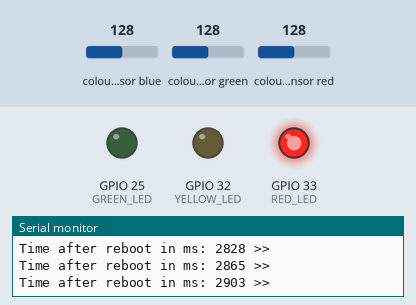
Recording of a sketch running on a simulated ESP32. Parts: output pins drawn as LEDs (lit = HIGH), the last lines printed to the serial monitor. The test bench sets the inputs (shaded band); at power-on: colour sensor blue 128, colour sensor green 128, colour sensor red 128.

Above: at 2.9 s.
3.0 s: colour sensor blue set to 47
7.2 s: colour sensor blue set to 42
At 9.0 s:
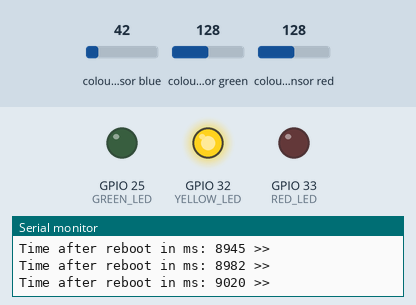
9.9 s: colour sensor green set to 103
13.7 s: colour sensor green set to 97
At 17.7 s:
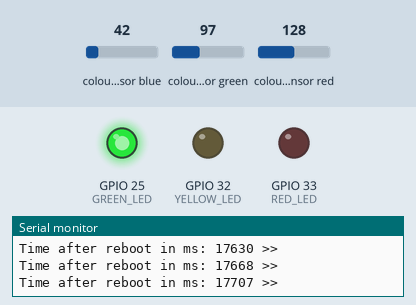
Timing chart, 0 to 18.9 s (numbered marks = the images above; inputs shaded):
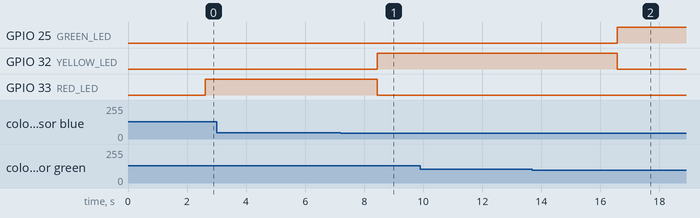

Measured:
- the behaviour switches between 45 and 44 on colour sensor blue (found by bisection; images 0 and 1)
- the behaviour switches between 100 and 99 on colour sensor green (found by bisection; images 1 and 2)
- after the input at 7.2 s, GPIO 32 (YELLOW_LED): LOW → HIGH after 1.2 s; GPIO 33 (RED_LED): HIGH → LOW after 1.2 s
- after the input at 13.7 s, GPIO 25 (GREEN_LED): LOW → HIGH after 2.9 s; GPIO 32 (YELLOW_LED): HIGH → LOW after 2.9 s

The sketch:

Part2.ino
```cpp
/*
#Ref
https://www.makerguides.com/interfacing-esp32-and-tcs34725-rgb-color-sensor/
https://github.com/adafruit/Adafruit_TCS34725

#Wiring
#RGB sensor
TCS34725 - ESP32
3v3      - 3v3
SCL      - P22
SDA      - P21
GND      - GND

#On board LED
ESP32 - PIN2

GREEN LED - 25
RED LED - 33
YELLOW LED - 32
*/

#include "Wire.h"
#include "Adafruit_TCS34725.h"

#define MAX_THRESHOLD 100
#define MIN_THRESHOLD 90
#define YELLOW_LED 32
#define RED_LED 33
#define GREEN_LED 25
// #define ONBOARD_LED 2
#define TWO_SECONDS 2000 // 2000 ms = 2 second
#define ONE_SECOND 1000
#define TOTAL_COLORS 3 //total 3 colors, RGB

Adafruit_TCS34725 tcs = Adafruit_TCS34725(TCS34725_INTEGRATIONTIME_600MS, TCS34725_GAIN_1X);

unsigned long startTime_avgVal = 0; //start time
unsigned long startTime_totalVal = 0; //start time
float totalVal = 0;
int counter = 0;

void setup(void) {
  Serial.begin(9600);
  // pinMode(ONBOARD_LED,OUTPUT);
  pinMode(RED_LED,OUTPUT);
  pinMode(YELLOW_LED,OUTPUT);
  pinMode(GREEN_LED,OUTPUT);

  if (tcs.begin()) {
    Serial.println("Found sensor");
  } else {
    Serial.println("No TCS34725 found ... check your connections");
    while (1);
  }

}

void loop(void) {
  float r, g, b, avgVal,totalAvgValue;
  unsigned long currentTime = millis();

  if(currentTime - startTime_avgVal > ONE_SECOND){
    timePassed(); Serial.println("One second completed");
    tcs.getRGB(&r, &g, &b);

    //reading sensor values
    timePassed(); Serial.print("R: "); Serial.println(r);
    timePassed(); Serial.print("G: "); Serial.println(g);
    timePassed(); Serial.print("B: "); Serial.println(b);
    avgVal = (r+g+b)/TOTAL_COLORS; //average values
    timePassed(); Serial.print("Average value: "); Serial.println(avgVal);
    totalVal = totalVal + avgVal;
    counter++; //number of readings
    startTime_avgVal = currentTime;
  }
  //checking for two seconds
  if(currentTime - startTime_totalVal > TWO_SECONDS){
    timePassed(); Serial.println("Two second completed");
    timePassed(); Serial.print("counter: "); Serial.println(counter);
    timePassed(); Serial.print("total value: "); Serial.println(totalVal);
    timePassed(); Serial.print("totalAvgValues"); Serial.println(totalVal/counter);
    timePassed(); Serial.println("Two seconds, yayyy!! 1");
    totalAvgValue = (totalVal/counter);
    if(totalAvgValue>MAX_THRESHOLD){
      //RED
      timePassed(); Serial.println("RED LED ON");
      digitalWrite(RED_LED,HIGH);
      digitalWrite(GREEN_LED,LOW);
      digitalWrite(YELLOW_LED,LOW);
    }else if(MIN_THRESHOLD < totalAvgValue ){
      //YELLOW
      timePassed(); Serial.println("YELLOW LED ON");
      digitalWrite(YELLOW_LED,HIGH);
      digitalWrite(GREEN_LED,LOW);
      digitalWrite(RED_LED,LOW);
    }else if(totalAvgValue<MIN_THRESHOLD){
      //GREEN
      timePassed(); Serial.println("GREEN LED ON");
      digitalWrite(GREEN_LED,HIGH);
      digitalWrite(RED_LED,LOW);
      digitalWrite(YELLOW_LED,LOW);
    }
  startTime_totalVal = currentTime;
  counter=0;
  totalVal=0;
  }
  timePassed(); Serial.println(" ");
}

/*
to print time passed after reboot in ms
*/
void timePassed(){
  // return millis();
  Serial.print("Time after reboot in ms: "); Serial.print(millis()); Serial.print(" >> ");
}
```
